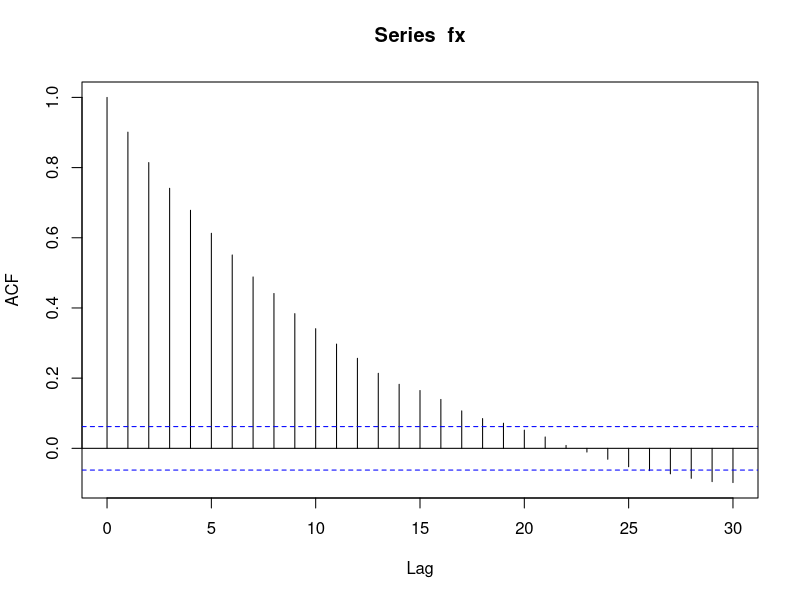
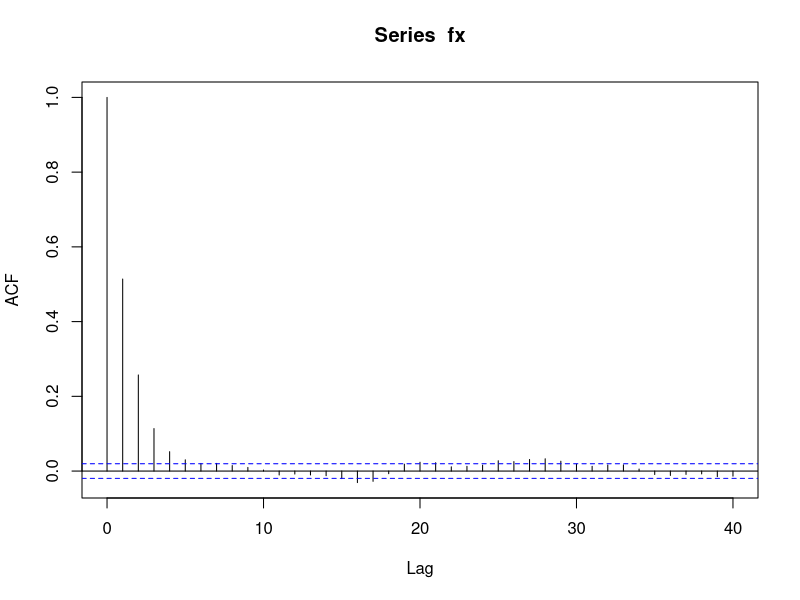
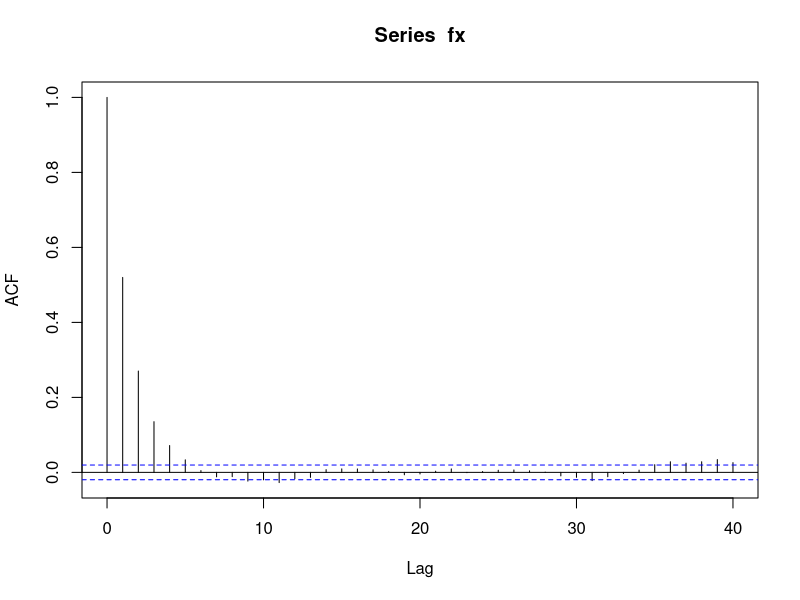
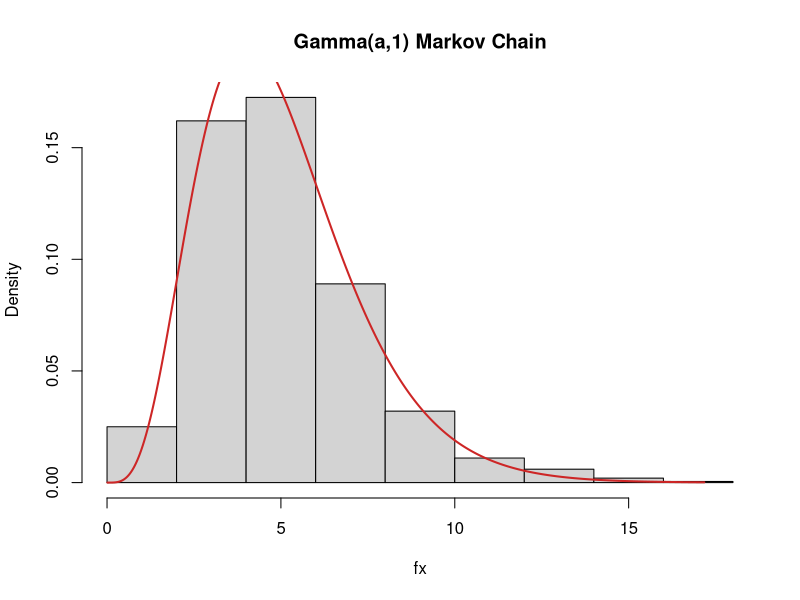
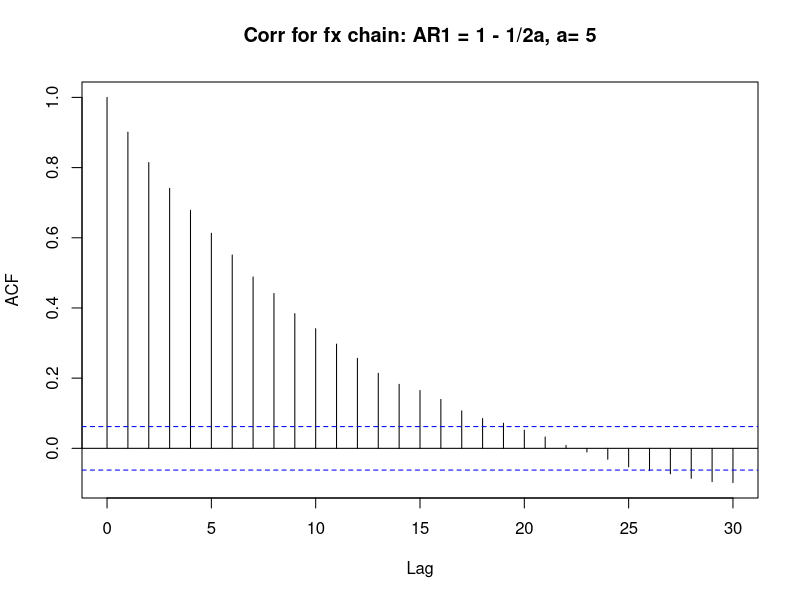
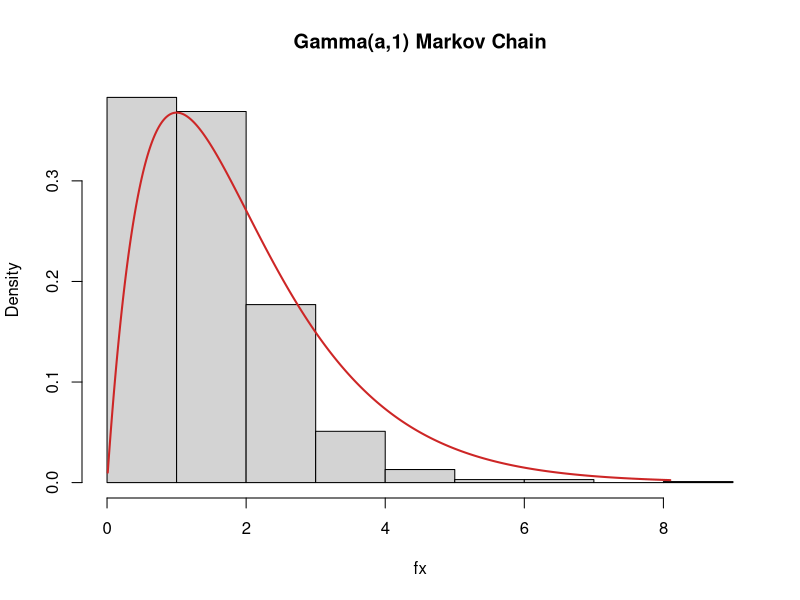
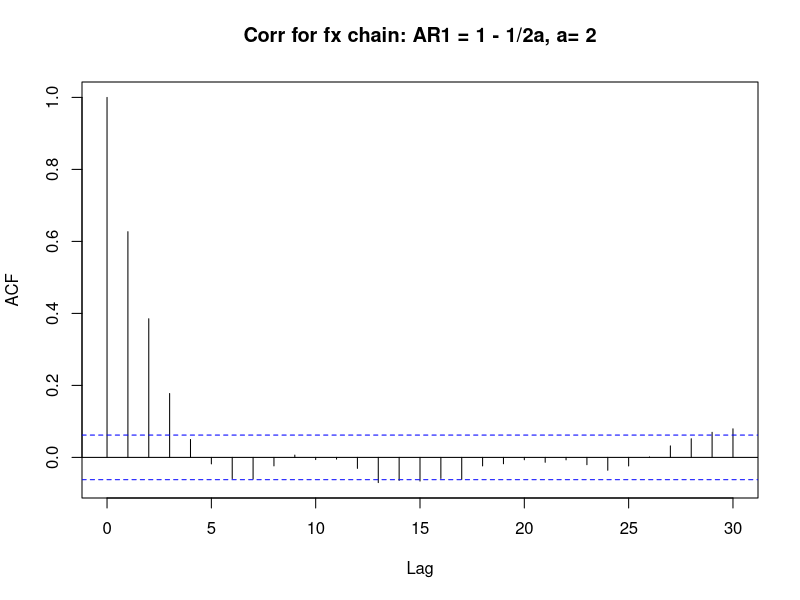
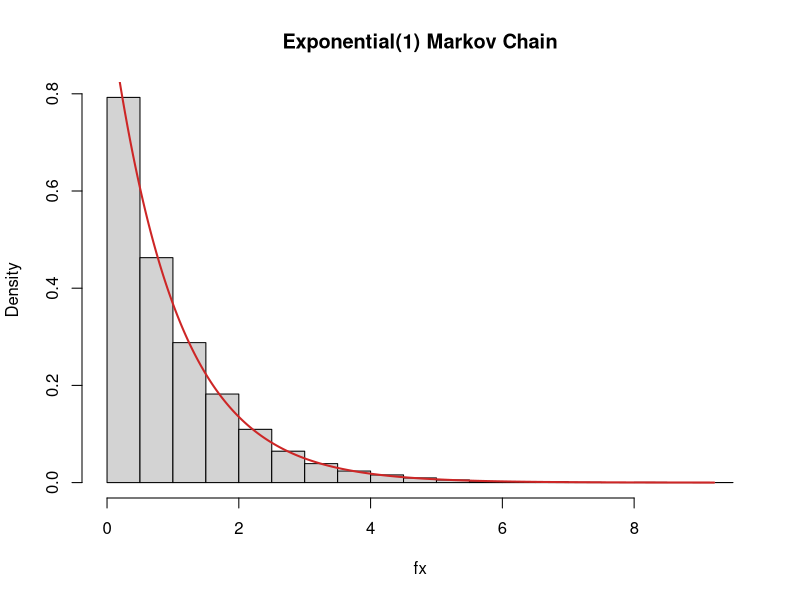

Recreate these plots in R, in order.
#MCMC Exercise 06
#Jennifer Starling
#Feb 16, 2017


#####################################################
###   Problem 1 Simulations: (Gamma stationary)   ###
#####################################################

#----------------------------------------------------------------
### Sample from stationary Gamma(a,1).  x>0,a>0.

fx = 1	#Vector to hold sample from f(x).
n=1000	#Sample size.
a=5		#Gamma parameter for Gamma(a,1).

for (i in 2:n){
	x0 = fx[i-1]
	
	# Not the V, W from iid U(0,1) way:
	u1 = runif(1,0,x0^(a-1)/gamma(a))
	u2 = runif(1,0,exp(-x0))
	
	x1 =  exp(log(u1*gamma(a))/(a-1)) 	#lower bound for x_{n+1}
	x2 = -log(u2)						#upper bound for x_{n+1}
	
	xnew = runif(1,x1,x2)				#sample new x_{n+1}
	fx = c(fx,xnew)
}

pdf(file='/Users/jennstarling/UTAustin/2017S_MCMC/Exercises/Exercise-06/Figures/mcmc_gamma.pdf')
hist(fx,freq=F,main='Gamma(a,1) Markov Chain',xlab='fx')
x = seq(.01,max(fx),by=.001)
lines(x,(1/gamma(a)) * x^(a-1) * exp(-x),col='firebrick3',lwd=2)
dev.off()

#Analytical & Sample AR-1 autocorr.
pdf(file='/Users/jennstarling/UTAustin/2017S_MCMC/Exercises/Exercise-06/Figures/mcmc_gamma_cov.pdf')
acf(fx,main=paste('Corr for fx chain: AR1 = 1 - 1/2a, a=',a))
dev.off()
1-1/(2*a)

#Show autocorrelation.
acf(fx)
acf(fx,plot=F)

#Analytical AR-1 autocorr.
1-1/(2*a)

#----------------------------------------------------------------
### Sample from stationary density from Q1: Gamma(a,1).
###	Done the second way, with V1, W1, V2,W2 ~ U(0,1) and X_{n+1} = 

fx = 1	#Vector to hold sample from f(x).
n=1000	#Sample size.
a=2		#Gamma parameter for Gamma(a,1).

for (i in 2:n){
	x0 = fx[i-1]
	
	# Using V,W,Z ~ U(0,1)
	w = runif(1,0,1)
	y = runif(1,0,1)
	z = runif(1,0,1)
	
	xnew = x0 * w^(1/(a-1)) + y*(x0 - log(z) - x0 * w^(1/(a)))
	
	fx = c(fx,xnew)
}

pdf(file='/Users/jennstarling/UTAustin/2017S_MCMC/Exercises/Exercise-06/Figures/mcmc_gamma.pdf')
hist(fx,freq=F,main='Gamma(a,1) Markov Chain',xlab='fx')
x = seq(.01,max(fx),by=.001)
lines(x,(1/gamma(a)) * x^(a-1) * exp(-x),col='firebrick3',lwd=2)
dev.off()

#Analytical & Sample AR-1 autocorr.
pdf(file='/Users/jennstarling/UTAustin/2017S_MCMC/Exercises/Exercise-06/Figures/mcmc_gamma_cov.pdf')
acf(fx,main=paste('Corr for fx chain: AR1 = 1 - 1/2a, a=',a))
dev.off()
1-1/(2*a)

###########################################################
###   Problem 2 Simulations: (Exponential stationary)   ###
###########################################################

#----------------------------------------------------------------
### Sample from stationary density from Q2: f(x) = exp(-x), x>0.
fx = 1
n=10000

for (i in 2:n){
	x0 = fx[i-1]
	u = runif(1,0,exp(-x0))
	x1 = runif(1,0,-log(u))
	fx = c(fx,x1)
}

pdf(file='/Users/jennstarling/UTAustin/2017S_MCMC/Exercises/Exercise-06/Figures/mcmc_exponential1.pdf')
hist(fx,freq=F,main='Exponential(1) Markov Chain',xlab='fx')
x = seq(0,max(fx),by=.001)
lines(x,exp(-x),col='firebrick3',lwd=2)
dev.off()

#Show autocorrelation.
acf(fx)
acf(fx,plot=F)
1/2	#Analytical expression for exponential(1) autocorr lag 1.



#----------------------------------------------------------------
### Sample from stationary density from Q2: f(x) = exp(-x), x>0.
###	Done the second way, with V, W ~ U(0,1) and X_{n+1} = W * (X_n - log(V)).
fx = 1
n = 10000

for (i in 2:n){
	x0 = fx[i-1]
	v = runif(1,0,1)
	w = runif(1,0,1)
	x1 = w * (x0 - log(v))
	fx = c(fx,x1)
}

pdf(file='/Users/jennstarling/UTAustin/2017S_MCMC/Exercises/Exercise-06/Figures/mcmc_exponential1.pdf')
hist(fx,freq=F,main='Exponential(1) Markov Chain',xlab='fx')
x = seq(0,max(fx),by=.001)
lines(x,exp(-x),col='firebrick3',lwd=2)
dev.off()

#Show autocorrelation.
acf(fx)
acf(fx,plot=F)

